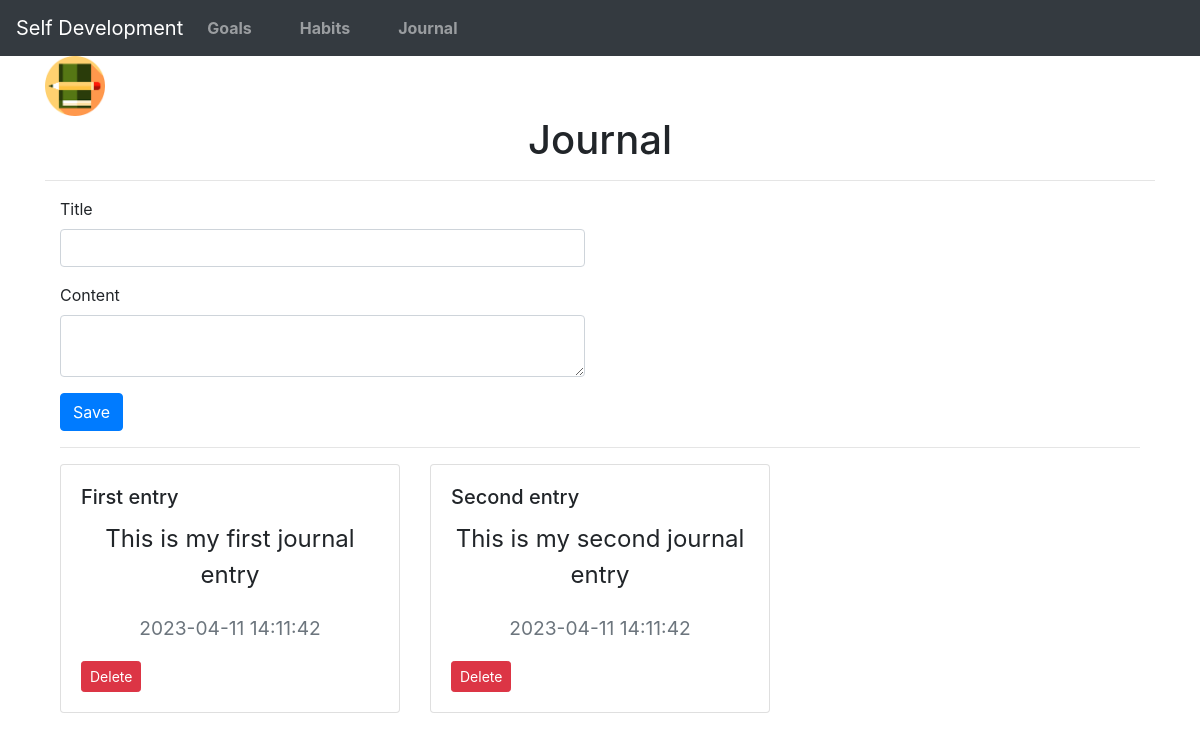
Page /journal on the committed database.
### self_dev/models.py (models this page shows)
class Journal(db.Model):
    id = db.Column(db.Integer, primary_key=True)
    title = db.Column(db.String(100), nullable=False)
    content = db.Column(db.Text, nullable=False)
    created_at = db.Column(db.DateTime, default=datetime.utcnow)

### self_dev/routes.py (the view)
@app.route('/journal', methods=['GET', 'POST'])
def journal():
    form = JournalForm()
    if form.validate_on_submit():
        journal = Journal(title=form.title.data, content=form.content.data)
        db.session.add(journal)
        db.session.commit()
        flash('Your journal entry has been saved.')
        return redirect(url_for('journal'))
    entries = Journal.query.all() # change variable name to entries
    return render_template('journal.html', entries=entries, form=form)

### self_dev/forms.py
class JournalForm(FlaskForm):
    title = StringField('Title', validators=[DataRequired()])
    content = TextAreaField('Content', validators=[DataRequired()])
    submit = SubmitField('Save')

### self_dev/templates/journal.html (shortened to what this page needs)
{% extends "base.html" %}
{% block content %}
  <div class="image-text-container">
    <img src="{{ url_for('static', filename='images/journals.png') }}" alt="" style="width: 60px; height: 60px;">
  </div>
  <h1>Journal</h1>
  <hr>
  <div class="container">
    <div class="row">
      <div class="col-md-6">
        <form method="POST" action="{{ url_for('journal') }}">
          <div class="form-group">
            {{ form.title.label(class="form-control-label") }}
            {{ form.title(class="form-control") }}
          </div>
          <div class="form-group">
            {{ form.content.label(class="form-control-label") }}
            {{ form.content(class="form-control") }}
          </div>
          <button type="submit" class="btn btn-primary">Save</button>
        </form>
      </div>
    </div>
    <hr>
    <div class="row">
      {% for entry in entries %}
        <div class="col-md-4">
          <div class="card mb-4">
            <div class="card-body">
              <h5 class="card-title">{{ entry.title }}</h5>
              <p class="card-text">{{ entry.content }}</p>
              <p class="card-text"><small class="text-muted">{{ entry.created_at.strftime('%Y-%m-%d %H:%M:%S') }}</small></p>
              <a href="{{ url_for('delete_journal_entry', id=entry.id) }}" class="btn btn-danger btn-sm">Delete</a>
            </div>
          </div>
        </div>
      {% endfor %}
    </div>
  </div>
{% endblock %}

### self_dev/static/styles.css (style rules this page uses)
h1 { font-size: 3rem; text-align: center; margin-bottom: 2rem; }
p { font-size: 1.5rem; text-align: center; margin-bottom: 2rem; }

### rows in the picture
Journal: title "First entry", content "This is my first journal entry", created_at "2023-04-11 14:11:42"
Journal: title "Second entry", content "This is my second journal entry", created_at "2023-04-11 14:11:42"
